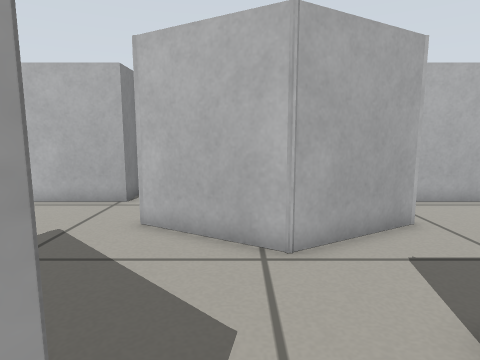
View 1 (above)

16 first-person views from a walk through a robot-simulator world made for Gazebo. The camera is 0.49 m above the floor, tilts 8° down and sees 75° across. The floor is counted in squares, 0.2 m on a side. Each view is taken from the middle of a square. On the plan, view 1 faces up. The plan holds only what a view shows up to about 19 squares ahead; the rest is blank.

View 2
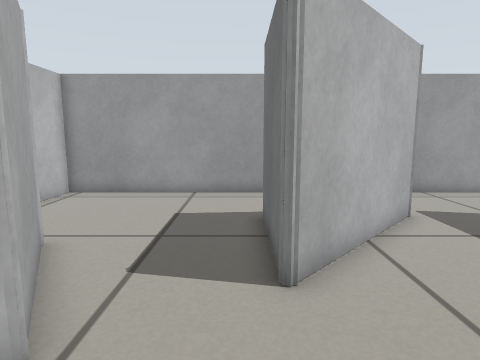

View 3
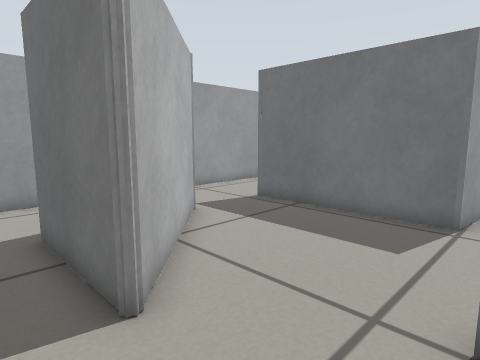

View 4
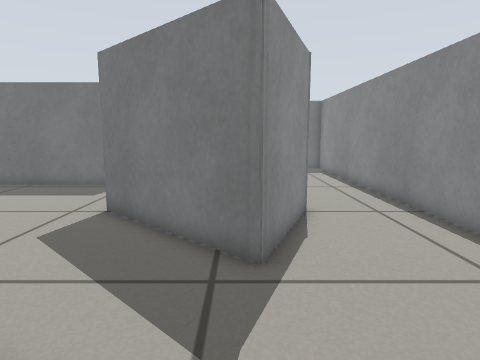

View 5
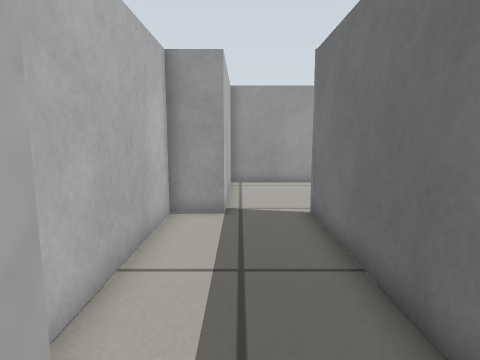

View 6
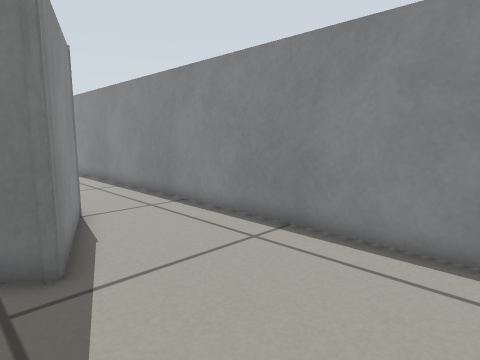

View 7
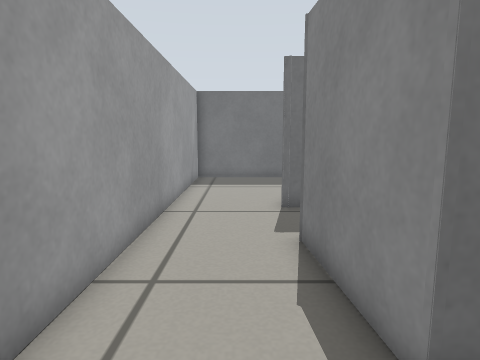

View 8
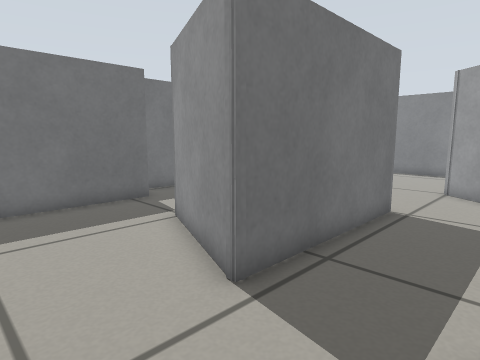

View 9
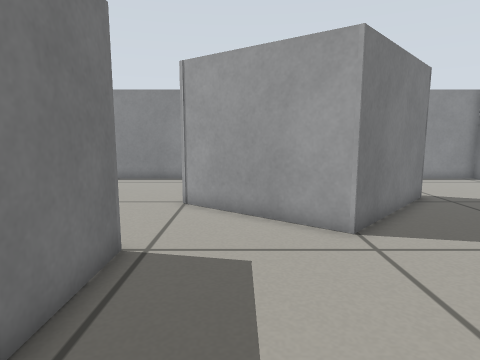

View 10
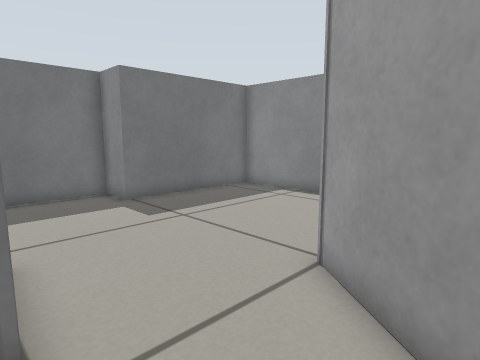

View 11
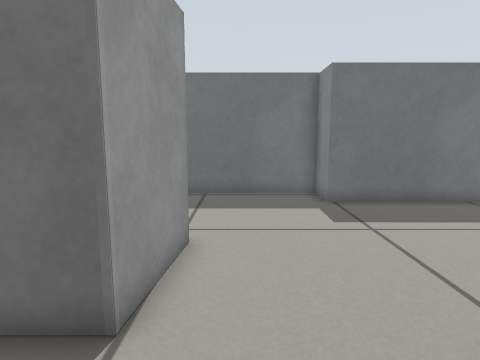

View 12
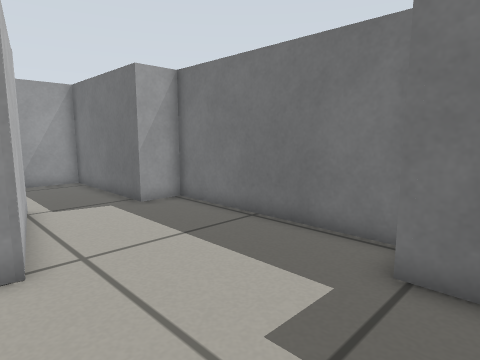

View 13
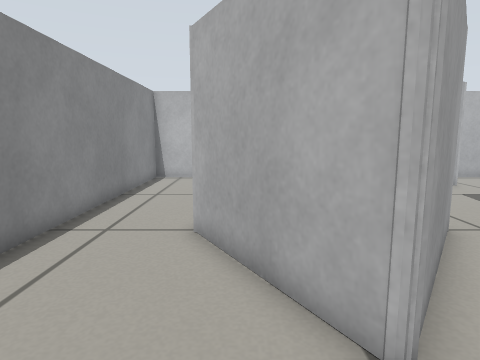

View 14
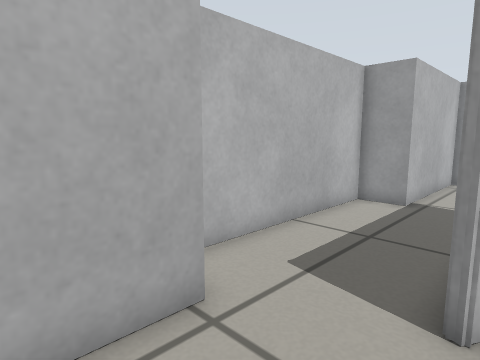

View 15
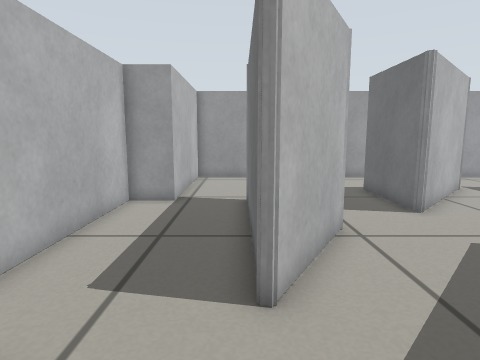

View 16
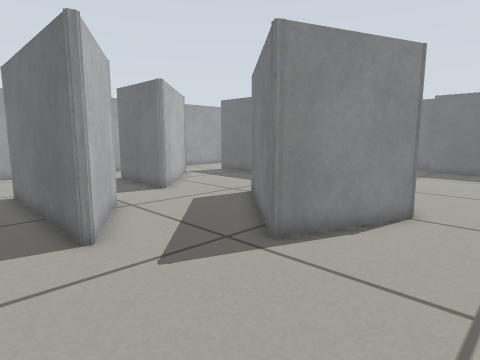

### Floor plan
Points are (right, up) in squares from view 1. A wall is a line through its corners. A room is listed if a view was taken in it or the views show most of it. See-through windows are left out.
Room 1 (views 1, 2, 3, 4, 5, 6, 7, 8, 9, 10, 11, 14, 15, 16)
walls: (7.3, -1.1) (2.7, 3.3) (7.2, 3.3) (7.6, -1); (5, 8.6) (1.1, 6.3) (-3.1, 8.7) (4.7, 8.7); (0.3, -6.5) (0.5, -4.6) (7.6, -4.6) (5.7, -9.1) (3.8, -8.7); (-6.7, -0.1) (-7.2, 0.8) (-5.4, 5.3) (-0.6, 0.9) (-4.3, -4.1); (-4.2, 13) (-4.2, 11.5) (-11, 11.5) (-11, -0.5); (4.7, -12.5) (11.5, -12.5) (11.5, 11.5) (4.8, 11.5) (4.8, 13.2) (-2.9, 13.2)
ways out: opening at (-9, 0) to room 2; opening at (-2.5, -5.8) to room 2; opening at (4.3, -11) to room 2
Room 2 (views 12, 13)
walls: (-4.3, -4.1) (-6.7, -0.1); (3.8, -8.7) (0.2, -8) (0.3, -6.5); (-11, -0.5) (-11, -12.5) (-4.3, -12.5) (-4.3, -14.2) (4.7, -14.3) (4.7, -12.5)
ways out: opening at (-9, 0) to room 1; opening at (-2.5, -5.8) to room 1; opening at (4.3, -11) to room 1

Positions as (right, up) in squares from view 1, and headings:
1: (0, 0), facing up
2: (-2, 4), facing right
3: (-1, 5), facing down-right
4: (-5, 11), facing down
5: (-5, 11), facing right
6: (-4, 11), facing down-left
7: (9, 6), facing down
8: (11, -1), facing down-left
9: (7, -2), facing left
10: (1, -1), facing down-left
11: (-1, -1), facing down
12: (-6, -7), facing down-right
13: (-6, -7), facing up
14: (-7, 8), facing up-right
15: (-7, 9), facing right
16: (-10, 11), facing down-right
